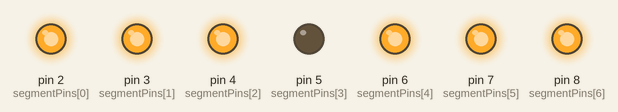
Bench run of a sketch on a simulated Arduino Uno, built with avr-gcc and run on an emulated ATmega328P. On the bench: output pins drawn as LEDs (lit = HIGH).

Above: at 0.1 s.
At 4.1 s:
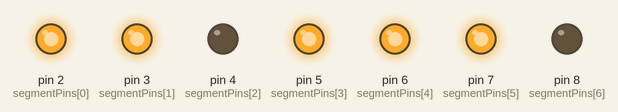
At 8.1 s:
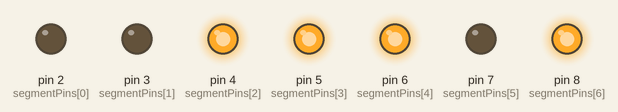
At 16.1 s:
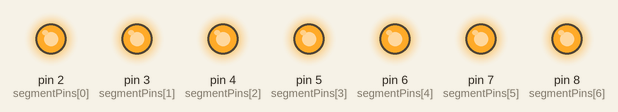
At 26.1 s:
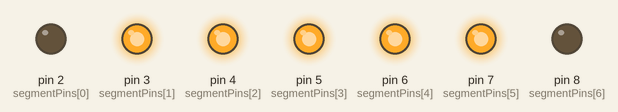
At 38.1 s:
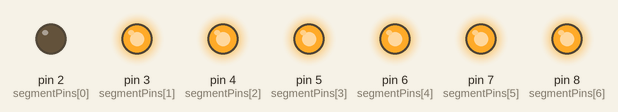
Timing chart, 0 to 39.6 s (numbered marks = the images above):
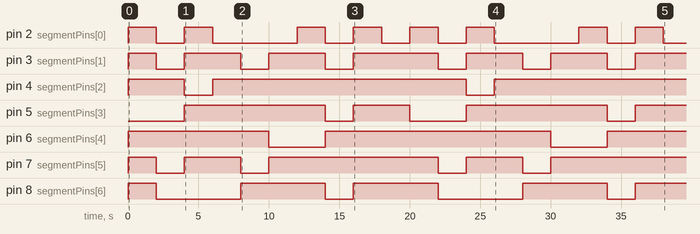

The sketch:

loopthroughnumbers.ino
```cpp
// Define segment connections
int segmentPins[] = {2, 3, 4, 5, 6, 7, 8}; // a, b, c, d, e, f, g

// Patterns for displaying digits (common cathode setup)
const byte digitPatterns[10][7] = {
  {1, 1, 1, 0, 1, 1, 1}, // 0
  {0, 0, 1, 0, 1, 0, 0}, // 1
  {1, 1, 0, 1, 1, 1, 0}, // 2
  {0, 1, 1, 1, 1, 1, 0}, // 3
  {0, 0, 1, 1, 1, 0, 1}, // 4
  {0, 1, 1, 1, 0, 1, 1}, // 5
  {1, 1, 1, 1, 0, 1, 1}, // 6
  {0, 0, 1, 0, 1, 1, 0}, // 7
  {1, 1, 1, 1, 1, 1, 1}, // 8
  {0, 1, 1, 1, 1, 1, 1}  // 9
};

bool isCommonAnode = false;  // Set to true if using common anode

void setup() {
  for (int i = 0; i < 7; i++) {
    pinMode(segmentPins[i], OUTPUT);
  }
}

void loop() {
  for (int digit = 0; digit < 10; digit++) { // Loop from 0 to 9
    displayNumber(digitPatterns[digit]);  // Show the current number
    delay(2000); // Wait for 2 seconds before showing the next number
  }
}

// Function to display a number on the 7-segment display
void displayNumber(const byte num[7]) {
  for (int i = 0; i < 7; i++) {
    digitalWrite(segmentPins[i], isCommonAnode ? !num[i] : num[i]);
  }
}
```

Measured:
- by itself, pin 2 (segmentPins[0]): LOW → HIGH at 0.00 s, → LOW 2.0 s later, → HIGH 2.0 s later, → LOW 2.0 s later, … (16 changes in this stretch)
- by itself, pin 3 (segmentPins[1]): LOW → HIGH at 0.00 s, → LOW 2.0 s later, → HIGH 2.0 s later, → LOW 4.0 s later, … (13 changes in this stretch)
- by itself, pin 4 (segmentPins[2]): goes HIGH 4.0 s, LOW 2.0 s, HIGH 18.0 s, LOW 2.0 s, then HIGH
- by itself, pin 5 (segmentPins[3]): goes HIGH 10.0 s, LOW 2.0 s, HIGH 4.0 s, LOW 4.0 s, HIGH 10.0 s, LOW 2.0 s, then HIGH
- by itself, pin 6 (segmentPins[4]): goes HIGH 10.0 s, LOW 4.0 s, HIGH 16.0 s, LOW 4.0 s, then HIGH
- by itself, pin 7 (segmentPins[5]): LOW → HIGH at 0.00 s, → LOW 2.0 s later, → HIGH 2.0 s later, → LOW 4.0 s later, … (9 changes in this stretch)
- by itself, pin 8 (segmentPins[6]): LOW → HIGH at 0.00 s, → LOW 2.0 s later, → HIGH 6.0 s later, → LOW 6.0 s later, … (9 changes in this stretch)
